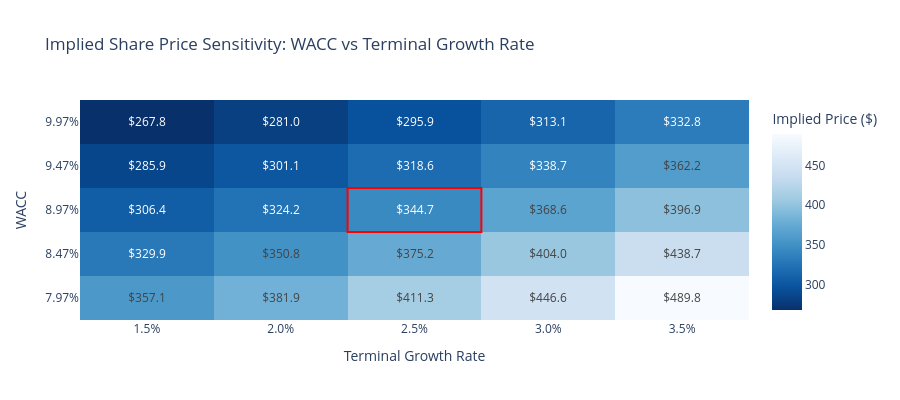

Source (notebook cell):
### Code cell
import plotly.graph_objects as go

# sensitivity data
wacc_range = [0.0797, 0.0847, 0.0897, 0.0947, 0.0997]
tgr_range  = [0.015, 0.020, 0.025, 0.030, 0.035]

prices = [
    [357.1, 381.9, 411.3, 446.6, 489.8],
    [329.9, 350.8, 375.2, 404.0, 438.7],
    [306.4, 324.2, 344.7, 368.6, 396.9],
    [285.9, 301.1, 318.6, 338.7, 362.2],
    [267.8, 281.0, 295.9, 313.1, 332.8],
]

# text labels for each cell
text = [[f"${v}" for v in row] for row in prices]

fig3 = go.Figure(data=go.Heatmap(
    z=prices,
    x=[f"{g:.1%}" for g in tgr_range],
    y=[f"{w:.2%}" for w in wacc_range],
    text=text,
    texttemplate="%{text}",
    textfont=dict(size=12),
    colorscale='Blues',
    reversescale=True,
    showscale=True,
    colorbar=dict(title='Implied Price ($)'),
))

# mark current price cell (closest to base case)
fig3.add_shape(
    type='rect',
    x0=1.5, x1=2.5,
    y0=1.5, y1=2.5,
    line=dict(color='red', width=2),
)

fig3.update_layout(
    title='Implied Share Price Sensitivity: WACC vs Terminal Growth Rate',
    xaxis_title='Terminal Growth Rate',
    yaxis_title='WACC',
    height=400,
)

fig3.show()

### Figure 1 — Plotly figure (JSON) as saved in the notebook; plotly's stock layout.template omitted (floating-point values rounded to 4 significant figures)
{"data": [{"colorbar": {"title": {"text": "Implied Price ($)"}}, "colorscale": [[0, "rgb(247,251,255)"], [0.125, "rgb(222,235,247)"], [0.25, "rgb(198,219,239)"], [0.375, "rgb(158,202,225)"], [0.5, "rgb(107,174,214)"], [0.625, "rgb(66,146,198)"], [0.75, "rgb(33,113,181)"], [0.875, "rgb(8,81,156)"], [1, "rgb(8,48,107)"]], "reversescale": true, "showscale": true, "text": [["$357.1", "$381.9", "$411.3", "$446.6", "$489.8"], ["$329.9", "$350.8", "$375.2", "$404.0", "$438.7"], ["$306.4", "$324.2", "$344.7", "$368.6", "$396.9"], ["$285.9", "$301.1", "$318.6", "$338.7", "$362.2"], ["$267.8", "$281.0", "$295.9", "$313.1", "$332.8"]], "textfont": {"size": 12}, "texttemplate": "%{text}", "type": "heatmap", "x": ["1.5%", "2.0%", "2.5%", "3.0%", "3.5%"], "y": ["7.97%", "8.47%", "8.97%", "9.47%", "9.97%"], "z": [[357.1, 381.9, 411.3, 446.6, 489.8], [329.9, 350.8, 375.2, 404, 438.7], [306.4, 324.2, 344.7, 368.6, 396.9], [285.9, 301.1, 318.6, 338.7, 362.2], [267.8, 281, 295.9, 313.1, 332.8]]}], "layout": {"height": 400, "shapes": [{"line": {"color": "red", "width": 2}, "type": "rect", "x0": 1.5, "x1": 2.5, "y0": 1.5, "y1": 2.5}], "title": {"text": "Implied Share Price Sensitivity: WACC vs Terminal Growth Rate"}, "xaxis": {"title": {"text": "Terminal Growth Rate"}}, "yaxis": {"title": {"text": "WACC"}}}}
